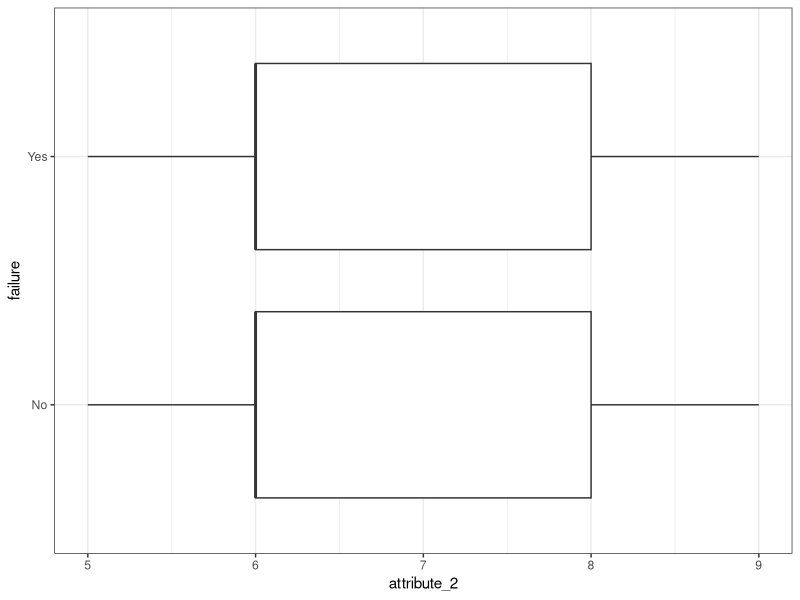
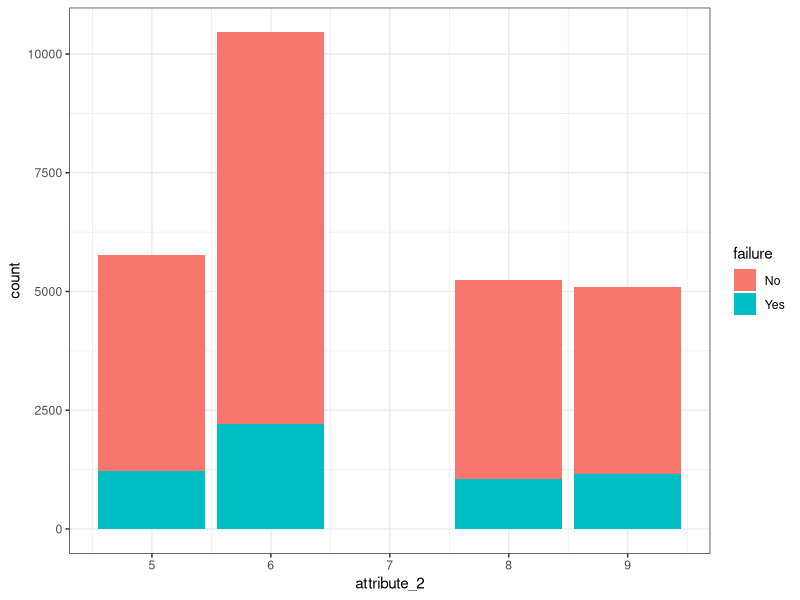
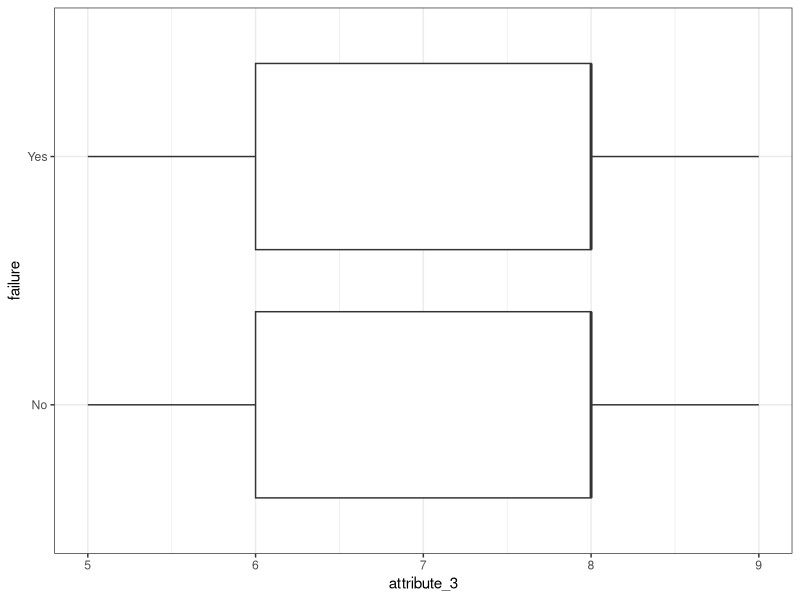
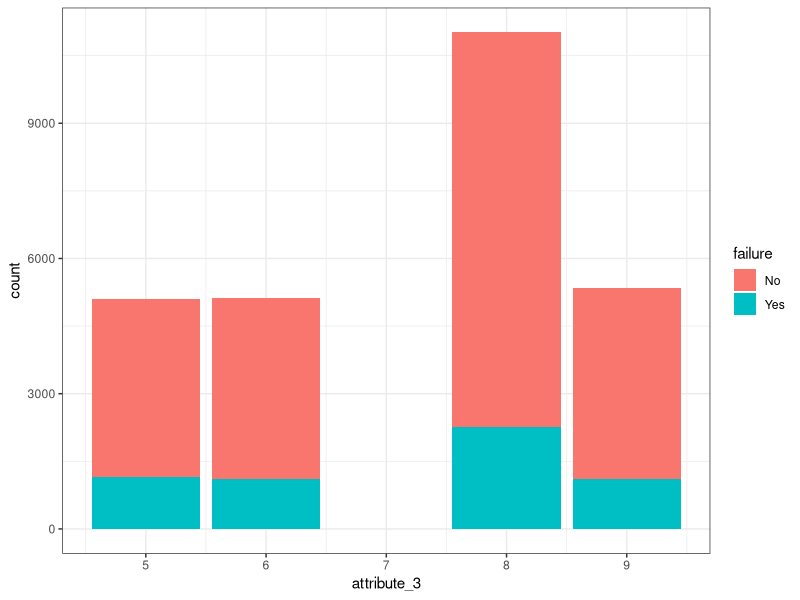
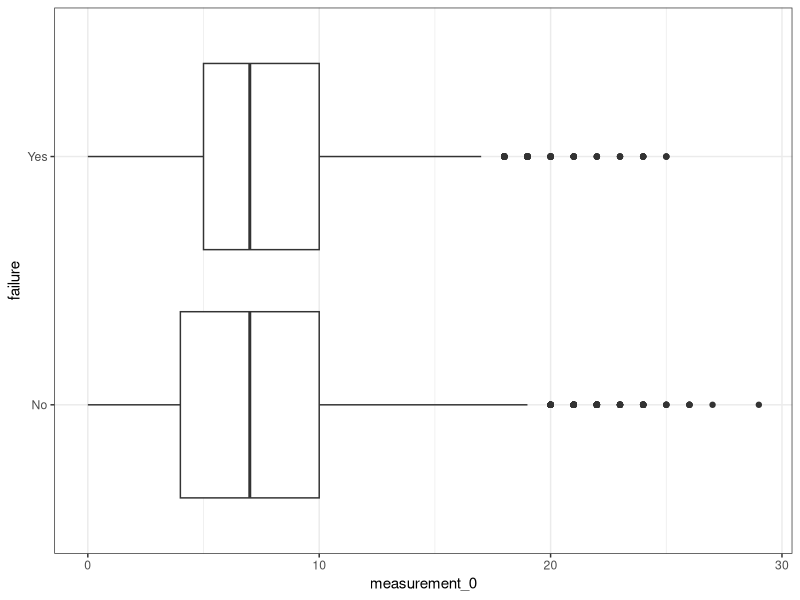
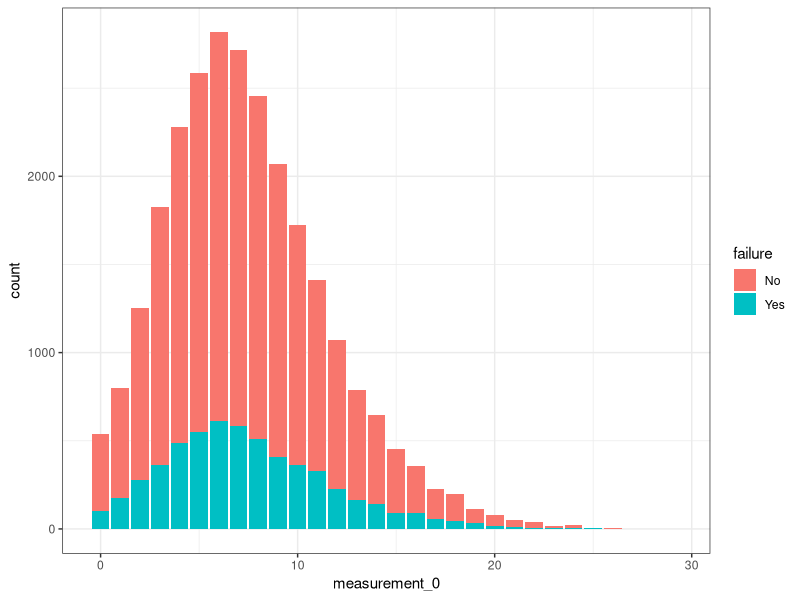
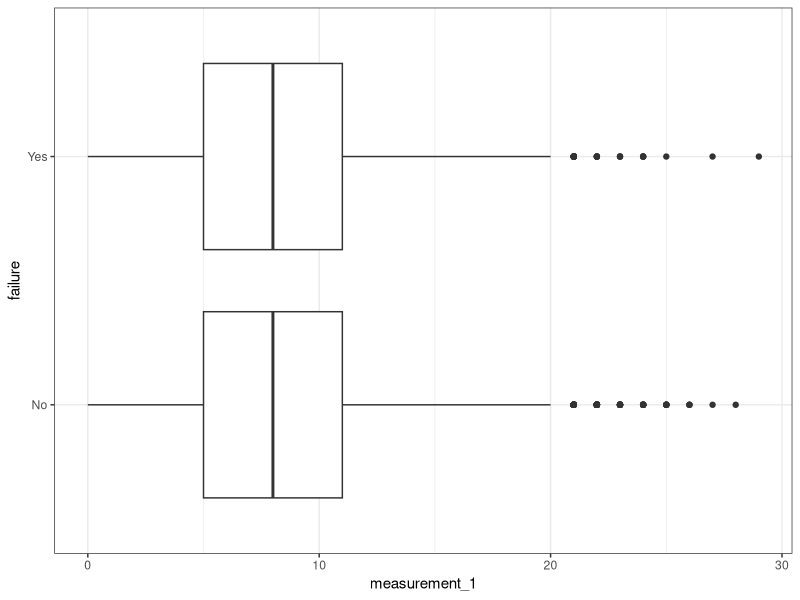
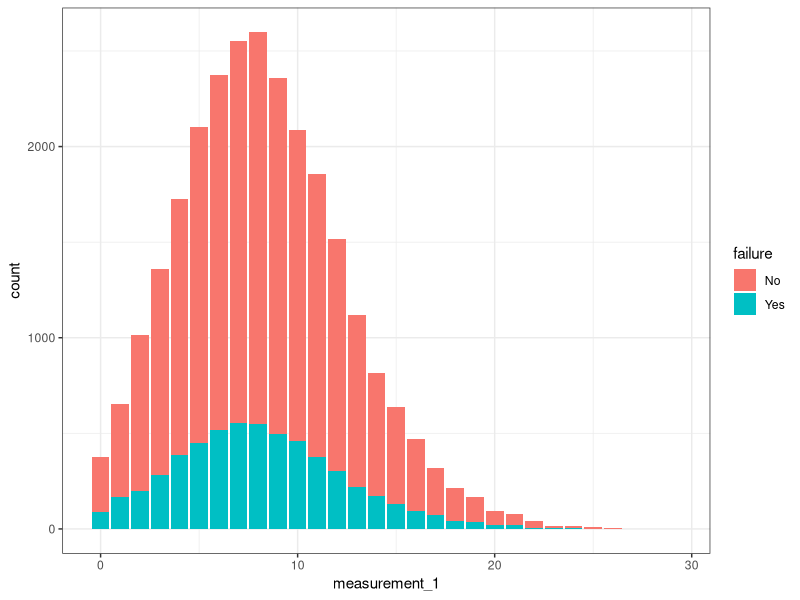

Reproduce these figures in R, in order.
## ---- chunk 1
library(readr)
library(tidyverse)
library(skimr)
## ---- chunk 2
train <- read_csv("train.csv")
## ---- chunk 3
#str(train)
#summary(train)
#skim(train)
## ---- chunk 4
train = train %>% mutate(attribute_0 = as_factor(attribute_0)) %>%
  mutate(attribute_1 = as_factor(attribute_1)) 

## ---- chunk 5
ggplot(train, aes(x = attribute_2, y = failure)) + 
  geom_boxplot() + 

  theme_bw() 
## ---- chunk 6
ggplot(train, aes(x=attribute_2, fill = failure)) + geom_bar() + theme_bw()
## ---- chunk 7
t1 = table(train$failure, train$attribute_2) #create a table object
prop.table(t1, margin = 2 ) #crosstab with proportions
## ---- chunk 8
ggplot(train, aes(x = attribute_3, y = failure)) + 
  geom_boxplot() + 

  theme_bw() 

ggplot(train, aes(x=attribute_3, fill = failure)) + geom_bar() + theme_bw()

t2 = table(train$failure, train$attribute_3) #create a table object
prop.table(t2, margin = 2 ) #crosstab with proportions
## ---- chunk 9
ggplot(train, aes(x = measurement_0, y = failure)) + 
  geom_boxplot() + 

  theme_bw() 

ggplot(train, aes(x=measurement_0, fill = failure)) + geom_bar() + theme_bw()

t3 = table(train$failure, train$measurement_0) #create a table object
prop.table(t3, margin = 2 ) #crosstab with proportions
## ---- chunk 10
ggplot(train, aes(x = measurement_1, y = failure)) + 
  geom_boxplot() + 

  theme_bw() 

ggplot(train, aes(x=measurement_1, fill = failure)) + geom_bar() + theme_bw()

t4 = table(train$failure, train$measurement_1) #create a table object
prop.table(t4, margin = 2 ) #crosstab with proportions
## ---- chunk 11
ggplot(train, aes(x = measurement_2, y = failure)) + 
  geom_boxplot() + 

  theme_bw() 

ggplot(train, aes(x=measurement_2, fill = failure)) + geom_bar() + theme_bw()

t5 = table(train$failure, train$measurement_2) #create a table object
prop.table(t5, margin = 2 ) #crosstab with proportions
## ---- chunk 12
library(mice)
set.seed(1234) #sets seed for random number generator
imp_measurement_3 = mice(train, m=5, method='pmm', printFlag=FALSE)
#m is the number of imputations, 5 is a reasonable value as a default
#pmm is "predictive mean matching" = imputation method for numeric data
#printFlag reduces amount of output
summary(imp_measurement_3)
## ---- chunk 13
train = complete(imp_measurement_3) 
summary(train)
## ---- chunk 14
ggplot(train, aes(x = measurement_3, y = failure)) + 
  geom_boxplot() + 

  theme_bw() 

ggplot(train, aes(x=measurement_3, fill = failure)) + geom_bar() + theme_bw()


## ---- chunk 15
ggplot(train, aes(x = measurement_4, y = failure)) + 
  geom_boxplot() + 

  theme_bw() 

ggplot(train, aes(x=measurement_4, fill = failure)) + geom_bar() + theme_bw()


## ---- chunk 16
ggplot(train, aes(x = measurement_5, y = failure)) + 
  geom_boxplot() + 

  theme_bw() 

ggplot(train, aes(x=measurement_5, fill = failure)) + geom_bar() + theme_bw()


## ---- chunk 17
ggplot(train, aes(x = measurement_6, y = failure)) + 
  geom_boxplot() + 

  theme_bw() 

ggplot(train, aes(x=measurement_6, fill = failure)) + geom_bar() + theme_bw()


## ---- chunk 18
ggplot(train, aes(x = measurement_7, y = failure)) + 
  geom_boxplot() + 

  theme_bw() 

ggplot(train, aes(x=measurement_7, fill = failure)) + geom_bar() + theme_bw()


## ---- chunk 19
ggplot(train, aes(x = measurement_8, y = failure)) + 
  geom_boxplot() + 

  theme_bw() 

ggplot(train, aes(x=measurement_8, fill = failure)) + geom_bar() + theme_bw()


## ---- chunk 20
ggplot(train, aes(x = measurement_9, y = failure)) + 
  geom_boxplot() + 

  theme_bw() 

ggplot(train, aes(x=measurement_9, fill = failure)) + geom_bar() + theme_bw()


## ---- chunk 21
ggplot(train, aes(x = measurement_10, y = failure)) + 
  geom_boxplot() + 

  theme_bw() 

ggplot(train, aes(x=measurement_10, fill = failure)) + geom_bar() + theme_bw()


## ---- chunk 22
ggplot(train, aes(x = measurement_11, y = failure)) + 
  geom_boxplot() + 

  theme_bw() 

ggplot(train, aes(x=measurement_11, fill = failure)) + geom_bar() + theme_bw()


## ---- chunk 23
ggplot(train, aes(x = measurement_12, y = failure)) + 
  geom_boxplot() + 

  theme_bw() 

ggplot(train, aes(x=measurement_12, fill = failure)) + geom_bar() + theme_bw()


## ---- chunk 24
ggplot(train, aes(x = measurement_13, y = failure)) + 
  geom_boxplot() + 

  theme_bw() 

ggplot(train, aes(x=measurement_13, fill = failure)) + geom_bar() + theme_bw()


## ---- chunk 25
ggplot(train, aes(x = measurement_14, y = failure)) + 
  geom_boxplot() + 

  theme_bw() 

ggplot(train, aes(x=measurement_14, fill = failure)) + geom_bar() + theme_bw()


## ---- chunk 26
ggplot(train, aes(x = measurement_14, y = failure)) + 
  geom_boxplot() + 

  theme_bw() 

ggplot(train, aes(x=measurement_14, fill = failure)) + geom_bar() + theme_bw()


## ---- chunk 27
ggplot(train, aes(x = measurement_15, y = failure)) + 
  geom_boxplot() + 

  theme_bw() 

ggplot(train, aes(x=measurement_15, fill = failure)) + geom_bar() + theme_bw()


## ---- chunk 28
ggplot(train, aes(x = measurement_16, y = failure)) + 
  geom_boxplot() + 

  theme_bw() 

ggplot(train, aes(x=measurement_16, fill = failure)) + geom_bar() + theme_bw()


## ---- chunk 29
ggplot(train, aes(x = measurement_17, y = failure)) + 
  geom_boxplot() + 

  theme_bw() 

ggplot(train, aes(x=measurement_17, fill = failure)) + geom_bar() + theme_bw()


